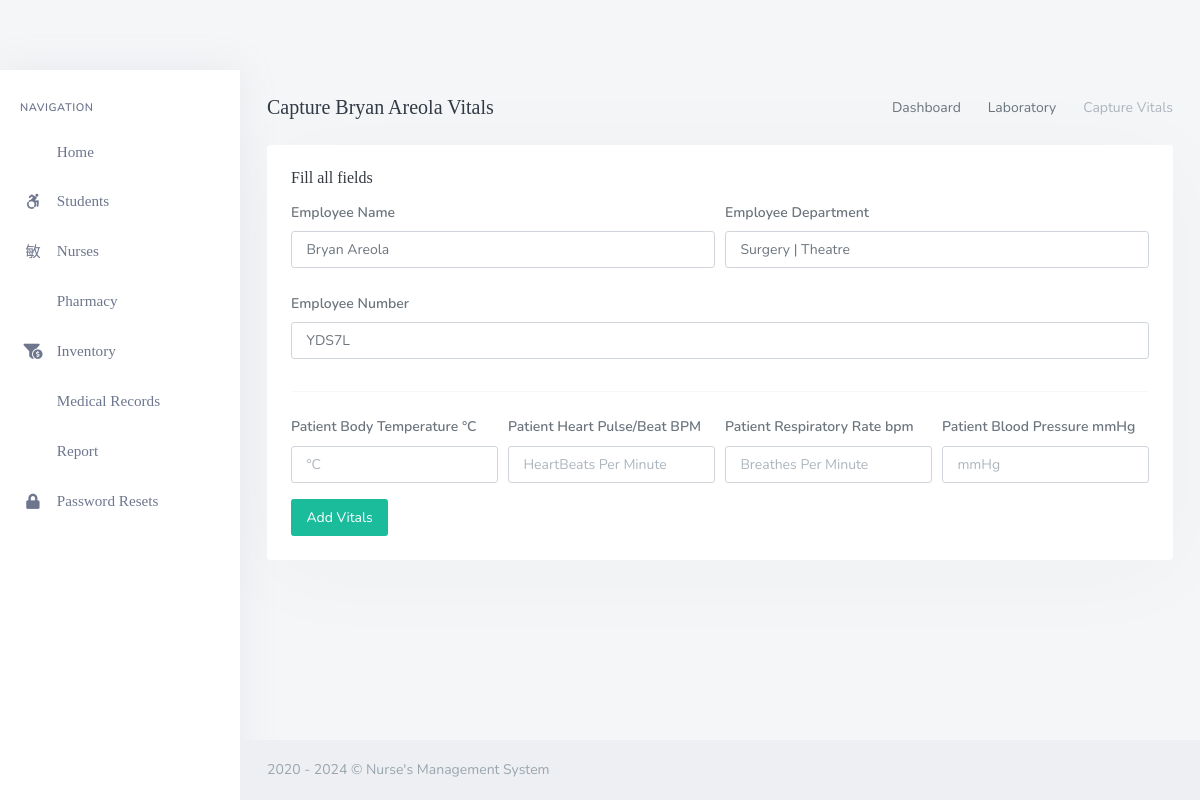
Screenshot of /backend/admin/his_admin_add_single_employee_vitals.php?doc_number=YDS7L with the database file from the repository.
### tables this page shows
CREATE TABLE `his_docs` (
  `doc_id` int(20) NOT NULL,
  `doc_fname` varchar(200) DEFAULT NULL,
  `doc_lname` varchar(200) DEFAULT NULL,
  `doc_email` varchar(200) DEFAULT NULL,
  `doc_pwd` varchar(200) DEFAULT NULL,
  `doc_dept` varchar(200) DEFAULT NULL,
  `doc_number` varchar(200) DEFAULT NULL,
  `doc_dpic` varchar(200) DEFAULT NULL
);

### backend/admin/his_admin_add_single_employee_vitals.php (the view, shortened to what this page needs)
<?php
	include('assets/inc/config.php');
?>
<!DOCTYPE html>
<html lang="en">
    <?php include('assets/inc/head.php');?>
    <body>
        <div id="wrapper">
            <?php include("assets/inc/sidebar.php");?>
            <?php
                $doc_number = $_GET['doc_number'];
                $ret = "SELECT  * FROM his_docs WHERE doc_number=?";
                $stmt= $mysqli->prepare($ret) ;
                $stmt->bind_param('s',$doc_number);
                $stmt->execute() ;
                $res=$stmt->get_result();
                while($row=$res->fetch_object())
                {
            ?>
                <div class="content-page">
                    <div class="content">
                        <div class="container-fluid">
                            <div class="row">
                                <div class="col-12">
                                    <div class="page-title-box">
                                        <div class="page-title-right">
                                            <ol class="breadcrumb m-0">
                                                <li class="breadcrumb-item"><a href="his_admin_dashboard.php">Dashboard</a></li>
                                                <li class="breadcrumb-item"><a href="javascript: void(0);">Laboratory</a></li>
                                                <li class="breadcrumb-item active">Capture Vitals</li>
                                            </ol>
                                        </div>
                                        <h4 class="page-title">Capture <?php echo $row->doc_fname;?> <?php echo $row->doc_lname;?> Vitals</h4>
                                    </div>
                                </div>
                            </div>
                            <div class="row">
                                <div class="col-12">
                                    <div class="card">
                                        <div class="card-body">
                                            <h4 class="header-title">Fill all fields</h4>
                                            <form method="post">
                                                <div class="form-row">
                                                    <div class="form-group col-md-6">
                                                        <label for="inputEmail4" class="col-form-label">Employee  Name</label>
                                                        <input type="text" required="required" readonly name="" value="<?php echo $row->doc_fname;?> <?php echo $row->doc_lname;?>" class="form-control" id="inputEmail4" placeholder="Patient's First Name">
                                                    </div>
                                                    <div class="form-group col-md-6">
                                                        <label for="inputPassword4" class="col-form-label">Employee Department</label>
                                                        <input required="required" type="text" readonly name="" value="<?php echo $row->doc_dept;?>" class="form-control"  id="inputPassword4" placeholder="Patient`s Last Name">
                                                    </div>
                                                </div>
                                                <div class="form-row">
                                                    <div class="form-group col-md-12">
                                                        <label for="inputEmail4" class="col-form-label">Employee Number</label>
                                                        <input type="text" required="required" readonly name="vit_pat_number" value="<?php echo $row->doc_number;?>" class="form-control" id="inputEmail4" placeholder="DD/MM/YYYY">
                                                    </div>
                                                </div>
                                                <hr>
                                                <div class="form-row">
                                                    <div class="form-group col-md-3">
                                                        <label for="inputEmail4" class="col-form-label">Patient Body Temperature °C</label>
                                                        <input type="text" required="required"  name="vit_bodytemp"class="form-control" id="inputEmail4" placeholder="°C">
                                                    </div>
                                                    <div class="form-group col-md-3">
                                                        <label for="inputPassword4" class="col-form-label">Patient Heart Pulse/Beat BPM</label>
                                                        <input required="required" type="text"  name="vit_heartpulse"  class="form-control"  id="inputPassword4" placeholder="HeartBeats Per Minute ">
                                                    </div>
                                                    <div class="form-group col-md-3">
                                                        <label for="inputPassword4" class="col-form-label">Patient Respiratory Rate bpm</label>
                                                        <input required="required" type="text"  name="vit_resprate"  class="form-control"  id="inputPassword4" placeholder="Breathes Per Minute">
                                                    </div>
                                                    <div class="form-group col-md-3">
                                                        <label for="inputPassword4" class="col-form-label">Patient Blood Pressure mmHg</label>
                                                        <input required="required" type="text"  name="vit_bloodpress"  class="form-control"  id="inputPassword4" placeholder="mmHg">
                                                    </div>
                                                </div>
                                                <button type="submit" name="add_emp_vitals" class="ladda-button btn btn-success" data-style="expand-right">Add Vitals</button>
                                            </form>
                                        </div>
                                    </div>
                                </div>
                            </div>
                        </div>
                    </div>
                    <?php include('assets/inc/footer.php');?>
                </div>
            <?php }?>
        </div>
    </body>
</html>

### backend/admin/assets/inc/footer.php
<footer class="footer">
    <div class="container-fluid">
        <div class="row">
            <div class="col-md-12">
                2020 - <?php echo date('Y'); ?> &copy; Nurse's Management System</a>
            </div>
        </div>
    </div>
</footer>

### rows the page displays
his_docs: doc_fname "Bryan", doc_lname "Areola", doc_fname+doc_lname "Bryan Areola", doc_dept "Surgery | Theatre", vit_pat_number "YDS7L"
